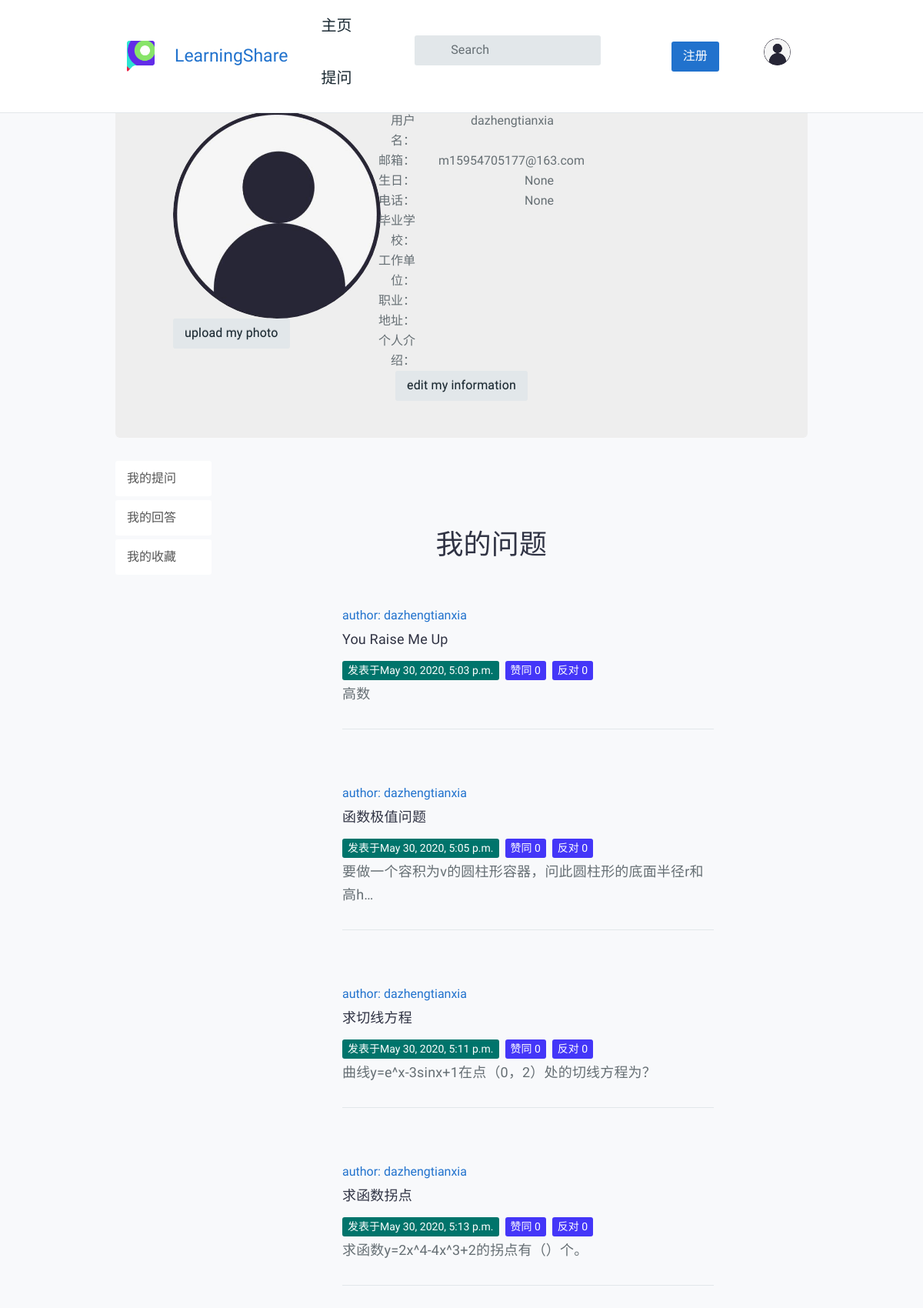
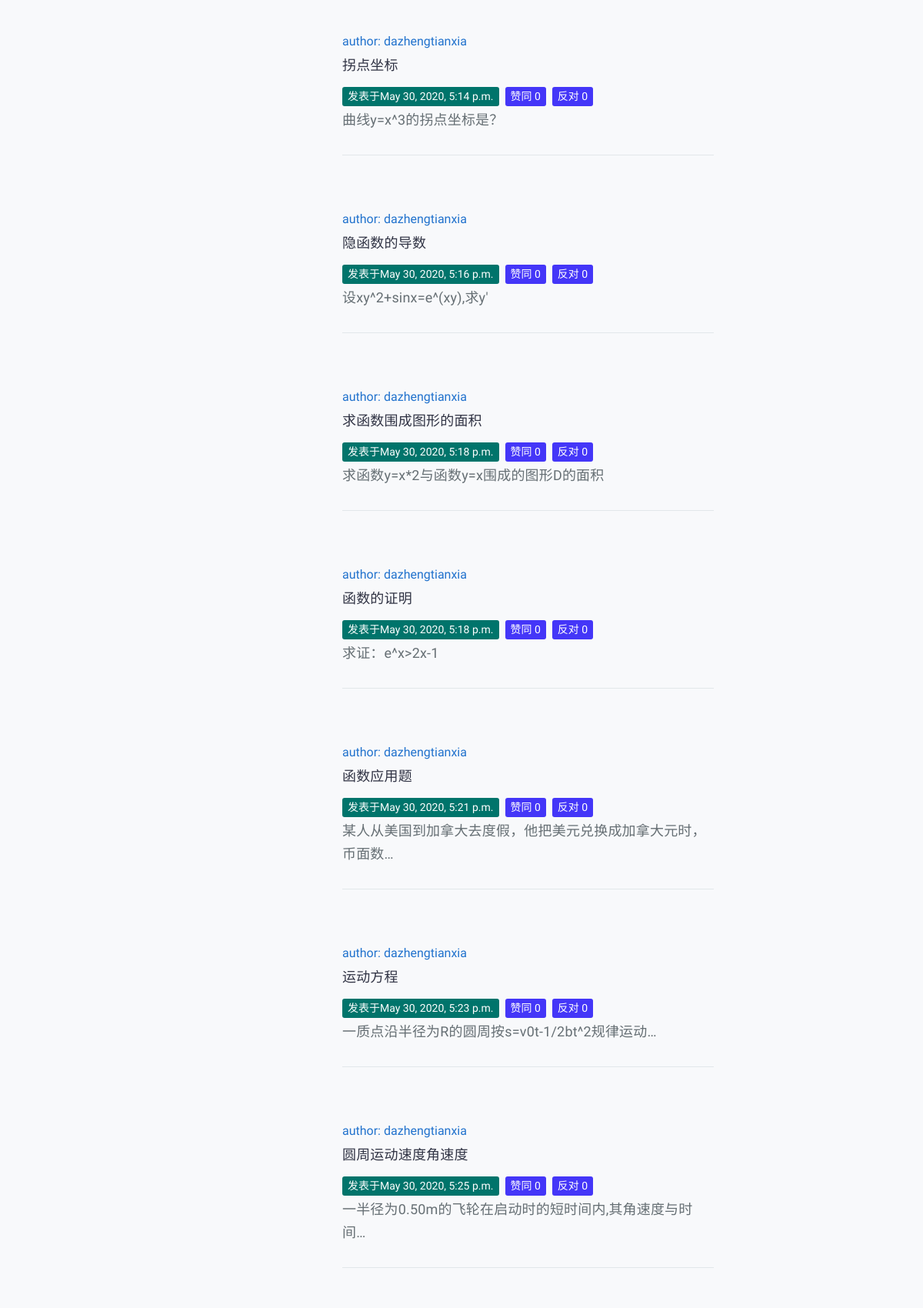
The page /question/my_center/ (signed in, upper part) on the database its author committed (2 pictures, top to bottom).
### AccountApp/models.py (models this page shows, shortened)
class UserProfile(models.Model):  # 在数据库中建立的名为account_userprofil 的数据库表。
    user = models.OneToOneField(User, unique=True, on_delete=models.CASCADE)
    birth = models.DateField(blank=True, null=True)  # DateField 格式必须为xxxx-xx-xx
    phone = models.CharField(max_length=20, null=True)

### QuestionApp/models.py (models this page shows, shortened)
class Question(models.Model):
    user = models.ForeignKey(User, verbose_name='提问者', related_name='questions',on_delete=models.CASCADE)
    questionTitle = models.CharField('问题标题', max_length=40, unique=True, blank=False)
    questionCategory = models.ForeignKey('CategoryApp.Category', verbose_name='板块名称', on_delete=models.CASCADE)
    questionDescription = models.TextField('详细描述')
    created=models.DateTimeField(default=timezone.now, verbose_name='发布日期')
    publishDate = models.DateTimeField(auto_now=True, verbose_name='更新日期')
    goodNum = models.IntegerField(default=0, verbose_name='赞数')
    badNum = models.IntegerField(default=0, verbose_name='反对数')
    grade = models.IntegerField(default=0, verbose_name='综合质量')
    collect = models.ManyToManyField(User, related_name='collect_question', verbose_name='收藏', blank=True)
    users_like = models.ManyToManyField(User, related_name="questions_like", blank=True)
    users_unlike = models.ManyToManyField(User, related_name="questions_unlike", blank=True)
    views = models.IntegerField(default=0, verbose_name="阅读次数")

### QuestionApp/views.py (the view)
# urls.py: path('my_center/',views.my_center,name='my_center'),
def my_center(request):
    username = request.user.username
    is_logged_in = True
    context = {
        'username': username,
        'is_logged_in': is_logged_in,
    }
    questions = request.user.questions.all()
    context['questions'] = questions
    return render(request, 'question/my_center.html', context=context)

### templates/question/my_center.html (shortened to what this page needs)
{% extends "index.html" %}
{% load static %}
{% block register %}
<div class="container">
			<div class="jumbotron" >
                <div class="row text-center vertical-middle-sm">
                <div class="container">
	<div class="row clearfix">
		<div class="col-md-4 column">
            <div class="col-md-6" >
            {% load static %}
            <div style="margin-right: 100px">
                {% if user.userinfo.photo %}
                <img src="{{ user.userinfo.photo | striptags }}" class="img-circle" id="my_photo" name="user_face">
                {% else %}
                <img name="user_face" src="{% static 'images/default.jpg' %}" class="img-circle" width="270px" id="my_photo">
                {% endif %}
            </div>
            <div style="margin-right: 100px"><button class="btn btn-primary btn-lg" id="upload_image" onclick="upload_image_layer()">upload my photo</button></div>
        </div>
		</div>
		<div class="col-md-8 column">
             <div class="row">
        <div class="col-md-6" >
            <div class="row">
                <div class="col-md-4 text-right"><span>用户名：</span></div>
                <div class="col-md-8 text-left">{{user.username}}</div>
            </div>
            <div class="row">
                <div class="col-md-4 text-right"><span>邮箱：</span></div>
                <div class="col-md-8 text-left">{{user.email}}</div>
            </div>
            <div class="row">
                <div class="col-md-4 text-right"><span>生日：</span></div>
                <div class="col-md-8 text-left">{{user.userprofile.birth}}</div>
            </div>
            <div class="row">
                <div class="col-md-4 text-right"><span>电话：</span></div>
                <div class="col-md-8 text-left">{{user.userprofile.phone}}</div>
            </div>
            <div class="row">
                <div class="col-md-4 text-right"><span>毕业学校：</span></div>
                <div class="col-md-8 text-left">{{user.userinfo.school}}</div>
            </div>
            <div class="row">
                <div class="col-md-4 text-right"><span>工作单位：</span></div>
                <div class="col-md-8 text-left">{{user.userinfo.company}}</div>
            </div>
            <div class="row">
                <div class="col-md-4 text-right"><span>职业：</span></div>
                <div class="col-md-8 text-left">{{user.userinfo.profession}}</div>
            </div>
            <div class="row">
                <div class="col-md-4 text-right"><span>地址：</span></div>
                <div class="col-md-8 text-left">{{user.userinfo.address}}</div>
            </div>
            <div class="row">
                <div class="col-md-4 text-right"><span>个人介绍：</span></div>
                <div class="col-md-8 text-left">{{user.userinfo.aboutme}}</div>
            </div>
            <a href="{% url 'account:edit_my_information' %}"><button class="btn btn-primary btn-lg">edit my information</button> </a>
        </div>
    </div>
		</div>
	</div>
</div>
</div>
			</div>
</div>
<div>
    <div class="col-sm-2">
        <div class="side-bar">
            <a class="list-group-item" href="{% url "question:my_center" %}">我的提问</a>
            <a class="list-group-item" href="{% url "question:my_answers" %}">我的回答</a>
            <a class="list-group-item" href="{% url "account:my_collections" %}">我的收藏</a>
        </div>
    </div>
    <div class="col-sm-9">
        <main id="tt-pageContent" class="tt-offset-small">
            <div class="container">
                <div class="tt-topic-list">
                    {% block list %}
                    <div class="tt-list-header">
                        <div class="tt-col-topic text-center">
                            <h1>我的问题</h1>
                        </div>
                    </div>
                </div>
                {% for question in questions %}
                <div class="tt-item">
                    <div class="tt-single-topic">
                        <div class="tt-item-header pt-noborder">
                            <div class="tt-item-header info-top">
                                <div class="tt-avater-title">
                                    <a href="#">author: {{ question.user }}</a>
                                </div>
                                <div class="tt-item-title">
                                    <a href="../{{question.id}}">{{question.questionTitle}}</a>
                                </div>
                                <div class="tt-item-tag">
                                    <ul class="tt-list-badge">
                                        <li><a href="#"><span
                                                    class="tt-color09 tt-badge">发表于{{ question.created }}</span></a></li>
                                        <li><a href="#"><span class="tt-color02 tt-badge">赞同 {{ question.goodNum }}</span></a></li>
                                        <li><a href="#"><span class="tt-color02 tt-badge">反对 {{ question.badNum }}</span></a></li>
                                    </ul>
                                </div>
                                <div class="tt-item-title">
                                    <p>{{ question.questionDescription | truncatechars:"30"}}</p>
                                </div>
                            </div>
                        </div>
                    </div>
                </div>
                {% endfor %}
                    {% endblock %}
            </div>
        </div>
    </main>
{% endblock %}

### static/css/main.css (style rules this page uses)
.side-bar .list-group-item { border: 0; border-radius: 3px; margin-bottom: 5px; }

### rows shown on the page
Question: user "dazhengtianxia", questionTitle "You Raise Me Up", created "May 30, 2020, 5:03 p.m.", goodNum "0", badNum "0", questionDescription "高数"
Question: user "dazhengtianxia", questionTitle "函数极值问题", created "May 30, 2020, 5:05 p.m.", goodNum "0", badNum "0", questionDescription "要做一个容积为v的圆柱形容器，问此圆柱形的底面半径r和高h…"
Question: user "dazhengtianxia", questionTitle "求切线方程", created "May 30, 2020, 5:11 p.m.", goodNum "0", badNum "0", questionDescription "曲线y=e^x-3sinx+1在点（0，2）处的切线方程为？"
Question: user "dazhengtianxia", questionTitle "求函数拐点", created "May 30, 2020, 5:13 p.m.", goodNum "0", badNum "0", questionDescription "求函数y=2x^4-4x^3+2的拐点有（）个。"
Question: user "dazhengtianxia", questionTitle "拐点坐标", created "May 30, 2020, 5:14 p.m.", goodNum "0", badNum "0", questionDescription "曲线y=x^3的拐点坐标是？"
Question: user "dazhengtianxia", questionTitle "隐函数的导数", created "May 30, 2020, 5:16 p.m.", goodNum "0", badNum "0", questionDescription "设xy^2+sinx=e^(xy),求y'"
Question: user "dazhengtianxia", questionTitle "求函数围成图形的面积", created "May 30, 2020, 5:18 p.m.", goodNum "0", badNum "0", questionDescription "求函数y=x*2与函数y=x围成的图形D的面积"
Question: user "dazhengtianxia", questionTitle "函数的证明", created "May 30, 2020, 5:18 p.m.", goodNum "0", badNum "0", questionDescription "求证：e^x>2x-1"
Question: user "dazhengtianxia", questionTitle "函数应用题", created "May 30, 2020, 5:21 p.m.", goodNum "0", badNum "0", questionDescription "某人从美国到加拿大去度假，他把美元兑换成加拿大元时，币面数…"
Question: user "dazhengtianxia", questionTitle "运动方程", created "May 30, 2020, 5:23 p.m.", goodNum "0", badNum "0", questionDescription "一质点沿半径为R的圆周按s=v0t-1/2bt^2规律运动…"
Question: user "dazhengtianxia", questionTitle "圆周运动速度角速度", created "May 30, 2020, 5:25 p.m.", goodNum "0", badNum "0", questionDescription "一半径为0.50m的飞轮在启动时的短时间内,其角速度与时间…"

### other values the page prints
{{ user.username }} "dazhengtianxia"
{{ user.email }} "m15954705177@163.com"
{{ user.userprofile.birth }} "None"
{{ user.userprofile.phone }} "None"
